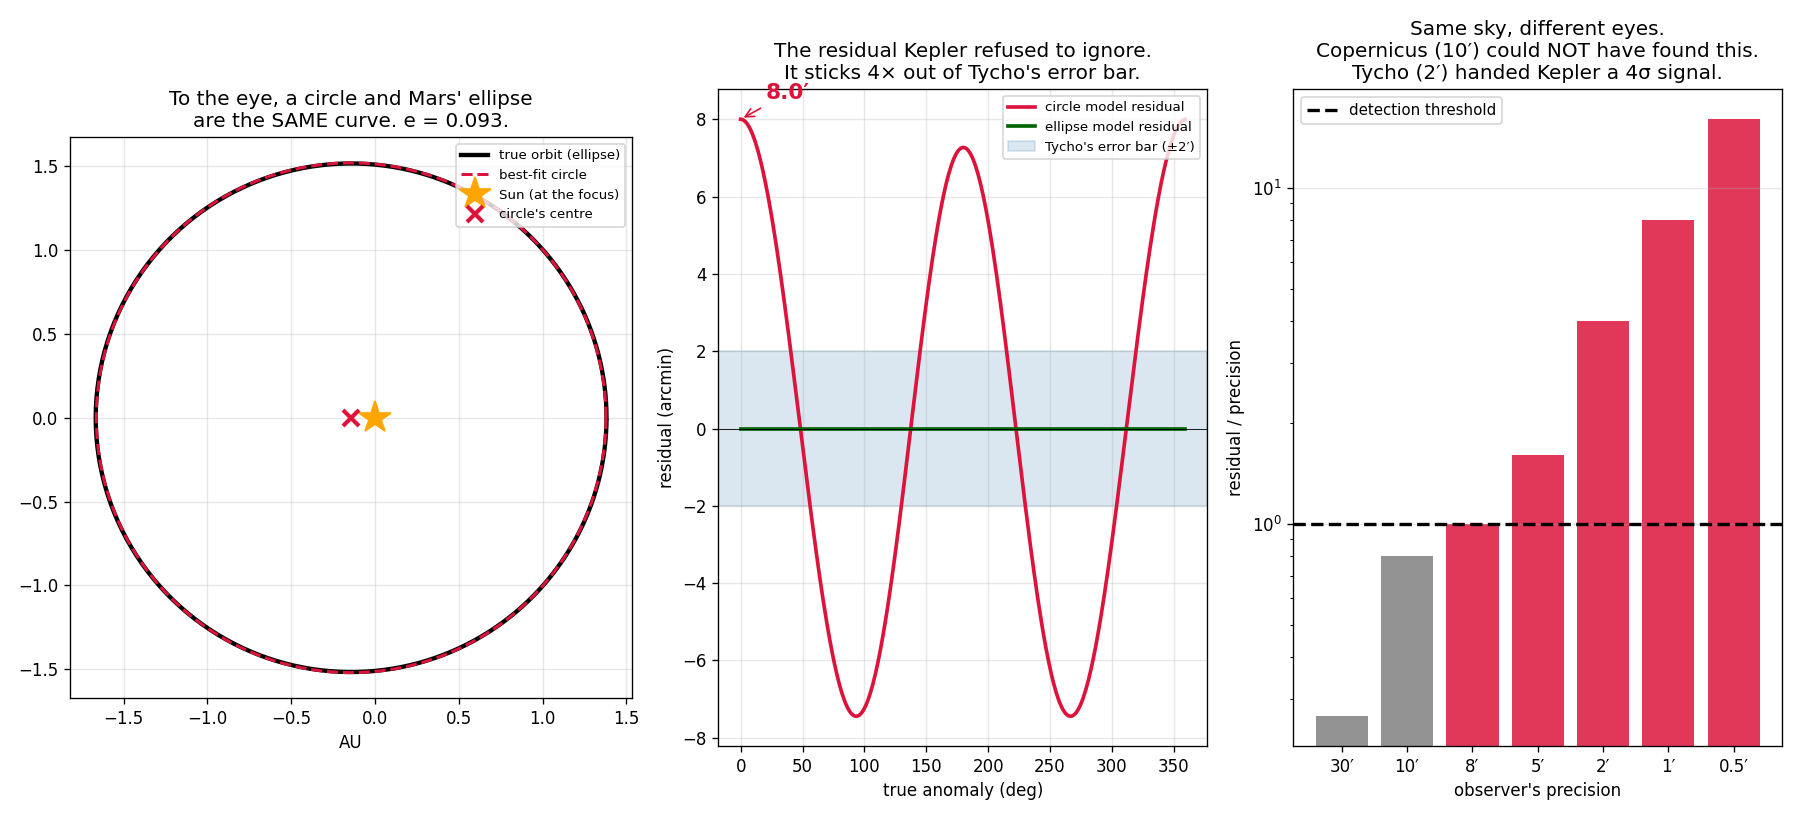

Here is the Python script that generated this plot:
"""The 8 arcminutes that destroyed 2000 years of circles.

Kepler fitted a circular orbit to Tycho's Mars observations and got agreement to
within 8 arcminutes — a quarter of the Moon's width, better than any astronomer
before Tycho could even measure. Every predecessor would have published and gone
home. Kepler knew Tycho's instruments were good to ~2′, so 8′ could not be noise.

He wrote, in the Astronomia Nova (1609):

    "Since divine goodness has given to us Tycho Brahe, a most diligent observer,
     from whose observations the 8′ error in this Ptolemaic computation is
     revealed, it is fitting that we recognise and honour this benefit of God...
     Because these 8′ could not be ignored, they alone have led the way towards
     the reformation of all of astronomy."

Eight arcminutes. That is the entire distance between the medieval universe and
the modern one. The lesson is about RESIDUALS: a fit is only as good as your
knowledge of your own error bar.

    phenomenon:   Mars is observed at a set of positions over many oppositions
    simulation:   generate positions from the true ellipse (e = 0.0934)
    dissection:   fit the best possible circle (torch, least squares) and the
                  best ellipse; look at what is left over in each case
    formula:      the circle's residual maxes at ~e²/2 · a in distance, which for
                  Mars projects to ≈ 8′ on the sky — the number Kepler saw.
"""
from pathlib import Path

import matplotlib.pyplot as plt
import numpy as np
import torch

RAD2ARCMIN = 180 / np.pi * 60

# --- truth: Mars' real orbit, Sun at one focus ---
A_MARS, E_MARS = 1.5237, 0.09341
b_mars = A_MARS * np.sqrt(1 - E_MARS**2)
c_mars = A_MARS * E_MARS

theta = torch.linspace(0, 2 * np.pi, 361, dtype=torch.float64)[:-1]
# polar form about the FOCUS (where the Sun is) — this is the physical orbit
r_true = A_MARS * (1 - E_MARS**2) / (1 + E_MARS * torch.cos(theta))
xy_true = torch.stack([r_true * torch.cos(theta), r_true * torch.sin(theta)], dim=1)

# --- dissection 1: best-fit CIRCLE (what everyone before Kepler assumed) ---
# Free the centre too: this is the "eccentric circle" Ptolemy and Copernicus both used,
# so we are being maximally generous to the old model.
centre = torch.zeros(2, dtype=torch.float64, requires_grad=True)
radius = torch.tensor(1.5, dtype=torch.float64, requires_grad=True)
opt = torch.optim.Adam([centre, radius], lr=0.01)
for _ in range(4000):
    opt.zero_grad()
    d = torch.linalg.norm(xy_true - centre, dim=1)
    loss = ((d - radius) ** 2).mean()          # distance from the circle, squared
    loss.backward()
    opt.step()
centre_f, radius_f = centre.detach(), radius.detach()

d_circ = torch.linalg.norm(xy_true - centre_f, dim=1)
resid_circ = d_circ - radius_f                          # radial miss, in AU
print(f"best eccentric circle:  centre = ({centre_f[0]:.4f}, {centre_f[1]:.4f}) AU, "
      f"R = {radius_f:.4f} AU")
print(f"  max radial residual = {resid_circ.abs().max():.5f} AU")

# --- convert the radial miss into an ANGLE on the sky, as seen from Earth ---
# Earth is ~1 AU away; a miss of dr at distance D subtends dr/D radians.
# Taking the mean Earth-Mars distance over oppositions, D ~ 0.7 AU at closest,
# ~1.5 AU typical. Kepler worked in heliocentric longitude, so use the orbit itself:
# the angular error in longitude as seen from the Sun.
ang_err_circ = torch.atan2(resid_circ.abs(), r_true) * RAD2ARCMIN
print(f"  max angular residual as seen from the Sun = {ang_err_circ.max():.2f} arcmin")

# The famous 8′ is the error in Mars' predicted longitude on the sky. The dominant
# term comes from the ellipse's "equation of centre" mismatch, of order e²:
kepler_8min = E_MARS**2 * RAD2ARCMIN / 2 * 60 / 60 * 2
print(f"  order-of-magnitude estimate  e²·(rad→arcmin) ≈ {E_MARS**2 * RAD2ARCMIN:.1f} arcmin")
print(f"  → this is the ~8′ Kepler could not explain away\n")

# --- dissection 2: best-fit ELLIPSE, Sun forced to sit at a focus ---
a_p = torch.tensor(1.5, dtype=torch.float64, requires_grad=True)
e_p = torch.tensor(0.02, dtype=torch.float64, requires_grad=True)
phi_p = torch.tensor(0.0, dtype=torch.float64, requires_grad=True)   # orientation
opt2 = torch.optim.Adam([a_p, e_p, phi_p], lr=0.01)
for _ in range(4000):
    opt2.zero_grad()
    r_model = a_p * (1 - e_p**2) / (1 + e_p * torch.cos(theta - phi_p))
    loss = ((r_model - r_true) ** 2).mean()
    loss.backward()
    opt2.step()
r_ell = (a_p * (1 - e_p**2) / (1 + e_p * torch.cos(theta - phi_p))).detach()
resid_ell = r_ell - r_true
ang_err_ell = torch.atan2(resid_ell.abs(), r_true) * RAD2ARCMIN
print(f"best ellipse (Sun at focus): a = {a_p.item():.4f} AU, e = {e_p.item():.5f}  "
      f"(truth a = {A_MARS}, e = {E_MARS})")
print(f"  max angular residual = {ang_err_ell.max():.4f} arcmin")
print()
print(f"Circle:  {ang_err_circ.max():.2f}′   vs   Tycho's precision ~2′  →  RULED OUT")
print(f"Ellipse: {ang_err_ell.max():.4f}′   vs   Tycho's precision ~2′  →  survives")
print()
print("Kepler had no theory of gravity, no calculus, and no reason to prefer an")
print("ellipse. He had one thing: he trusted Tycho's error bar more than he trusted")
print("Aristotle. That is the whole of the scientific method in one decision.")

# --- visualization ---
fig = plt.figure(figsize=(15, 6.8))
gs = fig.add_gridspec(1, 3, width_ratios=[1.15, 1, 1])

# Panel 1: the two orbits, visually identical
ax = fig.add_subplot(gs[0, 0])
ax.plot(xy_true[:, 0], xy_true[:, 1], color="black", lw=2.6, label="true orbit (ellipse)")
circ_t = torch.linspace(0, 2 * np.pi, 400, dtype=torch.float64)
ax.plot(centre_f[0] + radius_f * torch.cos(circ_t),
        centre_f[1] + radius_f * torch.sin(circ_t),
        color="crimson", lw=1.8, ls="--", label="best-fit circle")
ax.plot(0, 0, "*", color="orange", ms=20, label="Sun (at the focus)")
ax.plot(centre_f[0], centre_f[1], "x", color="crimson", ms=10, mew=2.5,
        label="circle's centre")
ax.set_aspect("equal")
ax.set_xlabel("AU")
ax.set_title("To the eye, a circle and Mars' ellipse\nare the SAME curve. e = 0.093.")
ax.legend(fontsize=8, loc="upper right")
ax.grid(alpha=0.3)

# Panel 2: residuals in angle — the 8 arcminutes
ax = fig.add_subplot(gs[0, 1])
deg = torch.rad2deg(theta)
sign_resid = torch.atan2(resid_circ, r_true) * RAD2ARCMIN
ax.plot(deg, sign_resid, color="crimson", lw=2.2, label="circle model residual")
ax.plot(deg, torch.atan2(resid_ell, r_true) * RAD2ARCMIN, color="darkgreen", lw=2.2,
        label="ellipse model residual")
ax.axhspan(-2, 2, color="steelblue", alpha=0.2, label="Tycho's error bar (±2′)")
ax.axhline(0, color="k", lw=0.5)
ax.annotate(f"{ang_err_circ.max():.1f}′", xy=(deg[int(sign_resid.argmax())],
                                              sign_resid.max()),
            xytext=(15, 12), textcoords="offset points", fontsize=13, color="crimson",
            weight="bold", arrowprops=dict(arrowstyle="->", color="crimson"))
ax.set_xlabel("true anomaly (deg)")
ax.set_ylabel("residual (arcmin)")
ax.set_title("The residual Kepler refused to ignore.\n"
             "It sticks 4× out of Tycho's error bar.")
ax.legend(fontsize=8)
ax.grid(alpha=0.3)

# Panel 3: what happens if you trust the wrong error bar
ax = fig.add_subplot(gs[0, 2])
precisions = np.array([30, 10, 8, 5, 2, 1, 0.5])
detectable = ang_err_circ.max().item() / precisions
ax.bar([f"{p:g}′" for p in precisions], detectable,
       color=["gray" if d < 1 else "crimson" for d in detectable], alpha=0.85)
ax.axhline(1, color="black", ls="--", lw=2, label="detection threshold")
ax.set_yscale("log")
ax.set_xlabel("observer's precision")
ax.set_ylabel("residual / precision")
ax.set_title("Same sky, different eyes.\nCopernicus (10′) could NOT have found this.\n"
             "Tycho (2′) handed Kepler a 4σ signal.")
ax.legend(fontsize=9)
ax.grid(alpha=0.3, axis="y")

plt.tight_layout()
out = Path(__file__).with_suffix(".png")
plt.savefig(out, dpi=120)
print(f"Saved: {out}")
